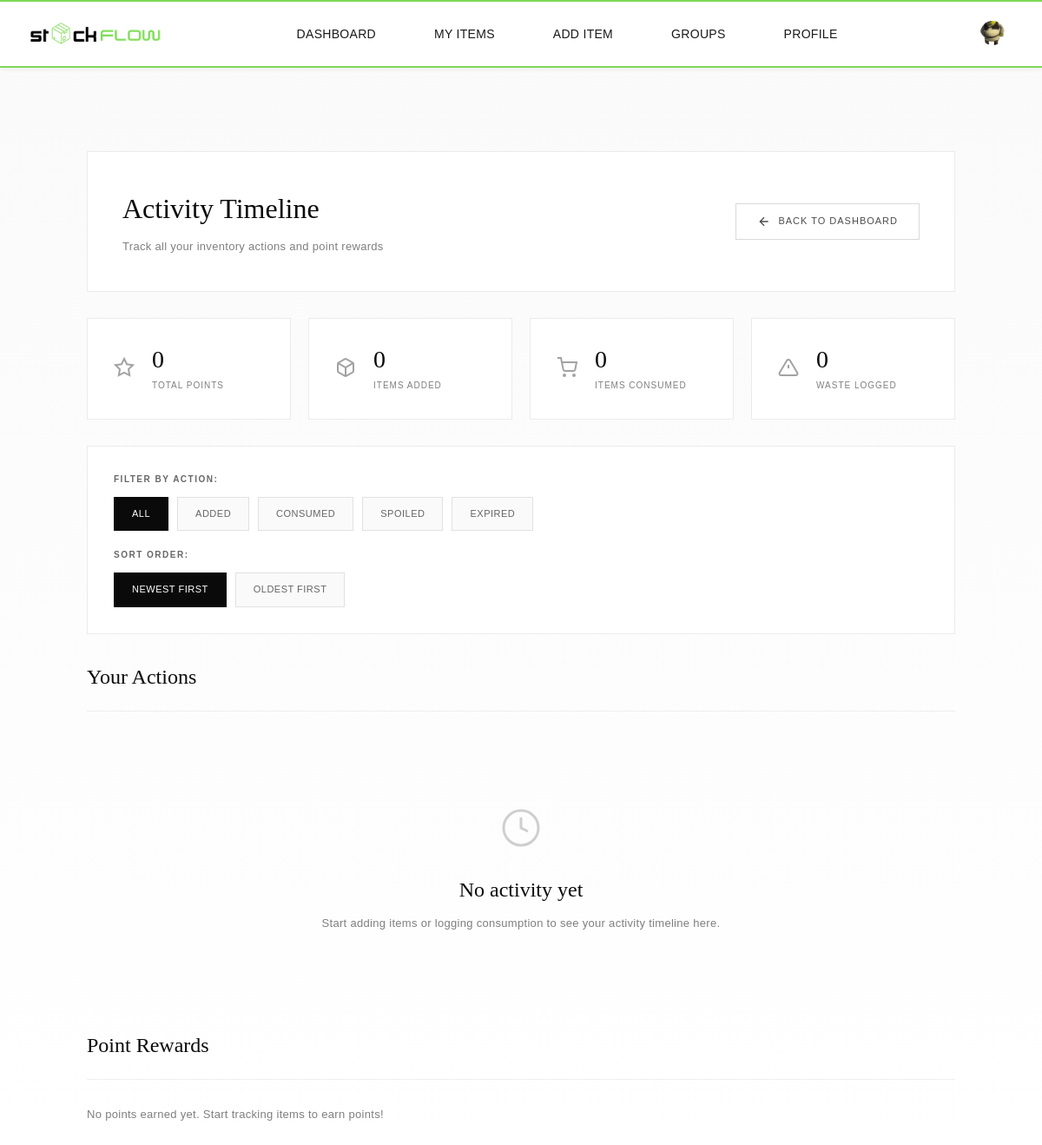
Page /user/activity.php (signed in) on the committed database.
### tables this page shows
CREATE TABLE `users` (
  `user_id` int(11) NOT NULL,
  `full_name` varchar(255) NOT NULL,
  `email` varchar(255) NOT NULL,
  `password` varchar(1000) NOT NULL,
  `img_name` varchar(255) DEFAULT NULL,
  `is_active` tinyint(1) DEFAULT 1,
  `last_login` timestamp NULL DEFAULT NULL,
  `role` enum('customer','grocery_admin') DEFAULT 'customer',
  `store_id` int(11) DEFAULT NULL,
  `created_at` timestamp NOT NULL DEFAULT current_timestamp(),
  `updated_at` timestamp NOT NULL DEFAULT current_timestamp() ON UPDATE current_timestamp()
);

CREATE TABLE `user_points` (
  `user_id` int(11) NOT NULL,
  `total_points` int(11) DEFAULT 0,
  `last_updated` timestamp NOT NULL DEFAULT current_timestamp() ON UPDATE current_timestamp()
);

### includes/config.php (called while the page is built, shortened)
<?php
$baseUrl = '/StockFlowDraft';
function isLoggedIn() {
    return isset($_SESSION['user_id']);
}
function getCurrentUserId() {
    return $_SESSION['user_id'] ?? null;
}
function getCurrentUserRole() {
    return $_SESSION['role'] ?? null;
}
?>

### user/activity.php (the view, shortened to what this page needs)
<?php
require_once __DIR__ . '/../includes/config.php';
$conn = getDBConnection();
$user_id = getCurrentUserId();
$filter = isset($_GET['filter']) ? $_GET['filter'] : 'all';
$sort = isset($_GET['sort']) ? $_GET['sort'] : 'recent';
$where_clause = "WHERE ciu.updated_by = ?";
$query_params = [$user_id];
$param_types = "i";
$order_clause = ($sort === 'oldest') ? "ORDER BY ciu.update_date ASC" : "ORDER BY ciu.update_date DESC";
$activity_stmt = $conn->prepare("
    SELECT
        ciu.update_id,
        ciu.update_type,
        ciu.quantity_change,
        ciu.update_date,
        ciu.notes,
        ci.item_name,
        c.category_name,
        g.group_name,
        ci.unit
    FROM customer_inventory_updates ciu
    INNER JOIN customer_items ci ON ciu.item_id = ci.item_id
    INNER JOIN categories c ON ci.category_id = c.category_id
    INNER JOIN groups g ON ci.group_id = g.group_id
    $where_clause
    $order_clause
    LIMIT 100
");
if ($filter !== 'all') {
    $activity_stmt->bind_param($param_types, ...$query_params);
} else {
    $activity_stmt->bind_param($param_types, ...$query_params);
}
$activity_stmt->execute();
$activity_result = $activity_stmt->get_result();
$points_stmt = $conn->prepare("
    SELECT
        pl.log_id,
        pl.action_type,
        pl.points_earned,
        pl.action_date,
        ci.item_name,
        c.category_name
    FROM points_log pl
    LEFT JOIN customer_items ci ON pl.item_id = ci.item_id
    LEFT JOIN categories c ON ci.category_id = c.category_id
    WHERE pl.user_id = ?
    ORDER BY pl.action_date DESC
    LIMIT 50
");
$points_stmt->bind_param("i", $user_id);
$points_stmt->execute();
$points_result = $points_stmt->get_result();
$stats_stmt = $conn->prepare("
    SELECT
        SUM(CASE WHEN update_type = 'added' THEN 1 ELSE 0 END) as items_added,
        SUM(CASE WHEN update_type = 'consumed' THEN 1 ELSE 0 END) as items_consumed,
        SUM(CASE WHEN update_type = 'spoiled' THEN 1 ELSE 0 END) as items_spoiled,
        SUM(CASE WHEN update_type = 'expired' THEN 1 ELSE 0 END) as items_expired,
        COUNT(*) as total_actions
    FROM customer_inventory_updates
    WHERE updated_by = ?
");
$stats_stmt->bind_param("i", $user_id);
$stats_stmt->execute();
$stats = $stats_stmt->get_result()->fetch_assoc();
$points_total_stmt = $conn->prepare("SELECT total_points FROM user_points WHERE user_id = ?");
$points_total_stmt->bind_param("i", $user_id);
$points_total_stmt->execute();
$points_total = $points_total_stmt->get_result()->fetch_assoc();
$pageCss = '<link rel="stylesheet" href="' . htmlspecialchars($baseUrl) . '/includes/style/pages/activity.css">';
require_once __DIR__ . '/../includes/header.php';
?>
<main class="activity-page">
    <div class="page-container">
        <div class="page-header">
            <div class="header-content">
                <h1 class="page-title">Activity Timeline</h1>
                <p class="page-subtitle">Track all your inventory actions and point rewards</p>
            </div>
            <div class="header-actions">
                <a href="dashboard.php" class="btn btn-secondary">
                    <svg width="16" height="16" viewBox="0 0 24 24" fill="none" stroke="currentColor" stroke-width="2">
                        <path d="M19 12H5M12 19l-7-7 7-7"/>
                    </svg>
                    Back to Dashboard
                </a>
            </div>
        </div>
        <div class="activity-stats">
            <div class="stat-card">
                <div class="stat-icon">
                    <svg width="24" height="24" viewBox="0 0 24 24" fill="none" stroke="currentColor" stroke-width="2">
                        <polygon points="12 2 15.09 8.26 22 9.27 17 14.14 18.18 21.02 12 17.77 5.82 21.02 7 14.14 2 9.27 8.91 8.26 12 2"/>
                    </svg>
                </div>
                <div class="stat-content">
                    <div class="stat-value"><?php echo number_format($points_total['total_points'] ?? 0); ?></div>
                    <div class="stat-label">Total Points</div>
                </div>
            </div>
            <div class="stat-card">
                <div class="stat-icon">
                </div>
                <div class="stat-content">
                    <div class="stat-value"><?php echo number_format($stats['items_added'] ?? 0); ?></div>
                    <div class="stat-label">Items Added</div>
                </div>
            </div>
            <div class="stat-card">
                <div class="stat-icon">
                    <svg width="24" height="24" viewBox="0 0 24 24" fill="none" stroke="currentColor" stroke-width="2">
                        <circle cx="9" cy="21" r="1"/>
                        <circle cx="20" cy="21" r="1"/>
                        <path d="M1 1h4l2.68 13.39a2 2 0 0 0 2 1.61h9.72a2 2 0 0 0 2-1.61L23 6H6"/>
                    </svg>
                </div>
                <div class="stat-content">
                    <div class="stat-value"><?php echo number_format($stats['items_consumed'] ?? 0); ?></div>
                    <div class="stat-label">Items Consumed</div>
                </div>
            </div>
            <div class="stat-card">
                <div class="stat-icon">
                    <svg width="24" height="24" viewBox="0 0 24 24" fill="none" stroke="currentColor" stroke-width="2">
                        <path d="M10.29 3.86L1.82 18a2 2 0 0 0 1.71 3h16.94a2 2 0 0 0 1.71-3L13.71 3.86a2 2 0 0 0-3.42 0z"/>
                        <line x1="12" y1="9" x2="12" y2="13"/>
                        <line x1="12" y1="17" x2="12.01" y2="17"/>
                    </svg>
                </div>
                <div class="stat-content">
                    <div class="stat-value"><?php echo number_format(($stats['items_spoiled'] ?? 0) + ($stats['items_expired'] ?? 0)); ?></div>
                    <div class="stat-label">Waste Logged</div>
                </div>
            </div>
        </div>
        <div class="activity-filters">
            <div class="filter-group">
                <label>Filter by Action:</label>
                <div class="filter-buttons">
                    <a href="?filter=all&sort=<?php echo $sort; ?>" class="filter-btn <?php echo $filter === 'all' ? 'active' : ''; ?>">All</a>
                    <a href="?filter=added&sort=<?php echo $sort; ?>" class="filter-btn <?php echo $filter === 'added' ? 'active' : ''; ?>">Added</a>
                    <a href="?filter=consumed&sort=<?php echo $sort; ?>" class="filter-btn <?php echo $filter === 'consumed' ? 'active' : ''; ?>">Consumed</a>
                    <a href="?filter=spoiled&sort=<?php echo $sort; ?>" class="filter-btn <?php echo $filter === 'spoiled' ? 'active' : ''; ?>">Spoiled</a>
                    <a href="?filter=expired&sort=<?php echo $sort; ?>" class="filter-btn <?php echo $filter === 'expired' ? 'active' : ''; ?>">Expired</a>
                </div>
            </div>
            <div class="filter-group">
                <label>Sort Order:</label>
                <div class="filter-buttons">
                    <a href="?filter=<?php echo $filter; ?>&sort=recent" class="filter-btn <?php echo $sort === 'recent' ? 'active' : ''; ?>">Newest First</a>
                    <a href="?filter=<?php echo $filter; ?>&sort=oldest" class="filter-btn <?php echo $sort === 'oldest' ? 'active' : ''; ?>">Oldest First</a>
                </div>
            </div>
        </div>
        <div class="activity-timeline">
            <h2 class="timeline-title">Your Actions</h2>
            <?php if ($activity_result->num_rows === 0): ?>
                <div class="empty-state">
                    <svg width="48" height="48" viewBox="0 0 24 24" fill="none" stroke="currentColor" stroke-width="1.5">
                        <circle cx="12" cy="12" r="10"/><polyline points="12 6 12 12 16 14"/>
                    </svg>
                    <h3>No activity yet</h3>
                    <p>Start adding items or logging consumption to see your activity timeline here.</p>
                </div>
            <?php endif; ?>
        </div>
        <div class="points-history">
            <h2 class="timeline-title">Point Rewards</h2>
            <?php if ($points_result->num_rows === 0): ?>
                <p class="empty-text">No points earned yet. Start tracking items to earn points!</p>
            <?php endif; ?>
        </div>
    </div>
</main>

### includes/header.php (shortened to what this page needs)
<!DOCTYPE html>
<html lang="en">
<head>
    <link rel="stylesheet" href="<?php echo htmlspecialchars($baseUrl); ?>/css/style.css">
    <?php if (isset($pageCss)) echo $pageCss; ?>
    <link rel="stylesheet" href="<?= htmlspecialchars($baseUrl) ?>/includes/style/components/header-extras.css">
</head>
<body>
<?php if (isLoggedIn()):
    $header_user_id = (int) $_SESSION['user_id'];
    $header_stmt = $conn->prepare("SELECT full_name, img_name, role FROM users WHERE user_id = ?");
    $header_stmt->bind_param("i", $header_user_id);
    $header_stmt->execute();
    $header_result = $header_stmt->get_result();
    $header_user = $header_result->fetch_assoc();
    $profile_pic = htmlspecialchars($baseUrl) . '/images/profile_pictures/' . htmlspecialchars($header_user['img_name']);
    $current_role = getCurrentUserRole();
?>
<header class="header-container">
    <div class="header-main">
        <a href="<?= htmlspecialchars($baseUrl) ?>/index.php" class="logo">
            <img src="<?= htmlspecialchars($baseUrl) ?>/assets/logo/logo1.png" alt="StockFlow" class="logo-img">
        </a>
        <nav class="nav-container" id="mobile-nav">
            <ul class="main-nav">
                <?php if ($current_role === 'grocery_admin'): ?>
                    <li><a href="<?= htmlspecialchars($baseUrl) ?>/grocery/grocery_dashboard.php" class="nav-link">Dashboard</a></li>
                    <li><a href="<?= htmlspecialchars($baseUrl) ?>/grocery/items/grocery_items.php" class="nav-link">Inventory</a></li>
                    <li><a href="<?= htmlspecialchars($baseUrl) ?>/grocery/product_catalog/view_product_catalog.php" class="nav-link">Product Catalog</a></li>
                    <li><a href="<?= htmlspecialchars($baseUrl) ?>/grocery/suppliers/view_suppliers.php" class="nav-link">Suppliers</a></li>
                <?php else: ?>
                    <li><a href="<?= htmlspecialchars($baseUrl) ?>/user/dashboard.php" class="nav-link">Dashboard</a></li>
                    <li><a href="<?= htmlspecialchars($baseUrl) ?>/user/customer/item/my_items.php" class="nav-link">My Items</a></li>
                    <li><a href="<?= htmlspecialchars($baseUrl) ?>/user/customer/item/add_item.php" class="nav-link">Add Item</a></li>
                    <li><a href="<?= htmlspecialchars($baseUrl) ?>/user/customer/groups/my_groups.php" class="nav-link">Groups</a></li>
                    <li><a href="<?= htmlspecialchars($baseUrl) ?>/user/profile/profile.php" class="nav-link">Profile</a></li>
                <?php endif; ?>
            </ul>
        </nav>
        <div class="header-actions desktop-only">
            <div class="account-dropdown-wrapper">
                <button class="icon-btn account-dropdown-btn" aria-label="Account" type="button">
                    <img src="<?php echo $profile_pic; ?>"
                         alt="Profile"
                         class="account-profile-img"
                         onerror="this.src='<?php echo htmlspecialchars($baseUrl); ?>/user/images/profile_pictures/nopfp.jpg';">
                </button>
            </div>
        </div>
    </div>
</header>
<?php endif; ?>
</body>
</html>

### css/style.css (style rules this page uses)
:root { --primary: #1a1a1a; --secondary: #666666; --border: #e5e5e5; --bg: #ffffff; --hover: #f5f5f5; }
* { margin: 0; padding: 0; box-sizing: border-box; }
html { min-height: 100vh; overflow-x: hidden; }
body { font-family: 'Montserrat', sans-serif; background-color: #fff; min-height: 100vh; display: flex; flex-direction: column; margin: 0; position: relative; overflow-x: hidden; padding-top: 74px; }
main { width: 100%; position: relative; z-index: 1; padding-bottom: 60px; }
.header-container { background: #fff; position: fixed; top: 0; left: 0; right: 0; width: 100%; z-index: 1000; box-shadow: 0 1px 6px rgba(0,0,0,0.08); font-family: 'Montserrat', sans-serif; border-bottom: 2px solid #7ed957; border-top: 2px solid #7ed957; }
.header-container a { text-decoration: none; color: inherit; }
.header-main { max-width: 1300px; margin: 0 auto; padding: 15px 30px !important; display: flex; align-items: center; justify-content: space-between; font-family: 'Montserrat', sans-serif; }
.header-actions { display: flex; align-items: center; gap: 14px; height: 44px; }
.logo { display: flex; align-items: center; height: 44px; }
.logo-img { height: 44px; transition: transform 0.25s ease; display: block; }
.nav-container { display: flex; align-items: center; flex: 1; justify-content: center; height: 44px; }
.main-nav { list-style: none; display: flex; gap: 35px; align-items: center; height: 100%; margin: 0; padding: 0; }
.main-nav li { display: flex; align-items: center; height: 100%; }
.nav-link { text-decoration: none; color: #000; font-weight: 500; font-size: 14px; letter-spacing: 0.3px; padding: 8px 16px; text-transform: uppercase; position: relative; transition: color 0.3s ease; }
.nav-link::after { content: ''; position: absolute; bottom: -4px; left: 50%; width: 100%; height: 2px; background-color: #000; transform: translateX(-50%) scaleX(0); transition: transform 0.3s ease; }
.main-nav .nav-link, .dropdown-menu a { text-decoration: none; }
.icon-btn { background: none; border: none; cursor: pointer; color: #000; margin: 0 5px; padding: 6px; transition: transform 0.2s ease, color 0.2s ease; }
.account-dropdown-wrapper { position: relative; }
.account-profile-img { width: 32px; height: 32px; border-radius: 50%; object-fit: cover; cursor: pointer; transition: transform 0.2s ease; }
.desktop-only { display: flex; }

### includes/style/components/header-extras.css (style rules this page uses)
.account-dropdown-wrapper { position: relative; }
.account-dropdown-btn { position: relative; overflow: hidden; }
.account-profile-img { width: 32px; height: 32px; border-radius: 50%; object-fit: cover; border: 2px solid rgba(255, 255, 255, 0.2); transition: all 0.3s ease; }

### rows in the picture
users: img_name (picture)
user_points: total_points "0"

### other values in the picture
$stats['items_added'] "0"
$stats['items_consumed'] "0"
